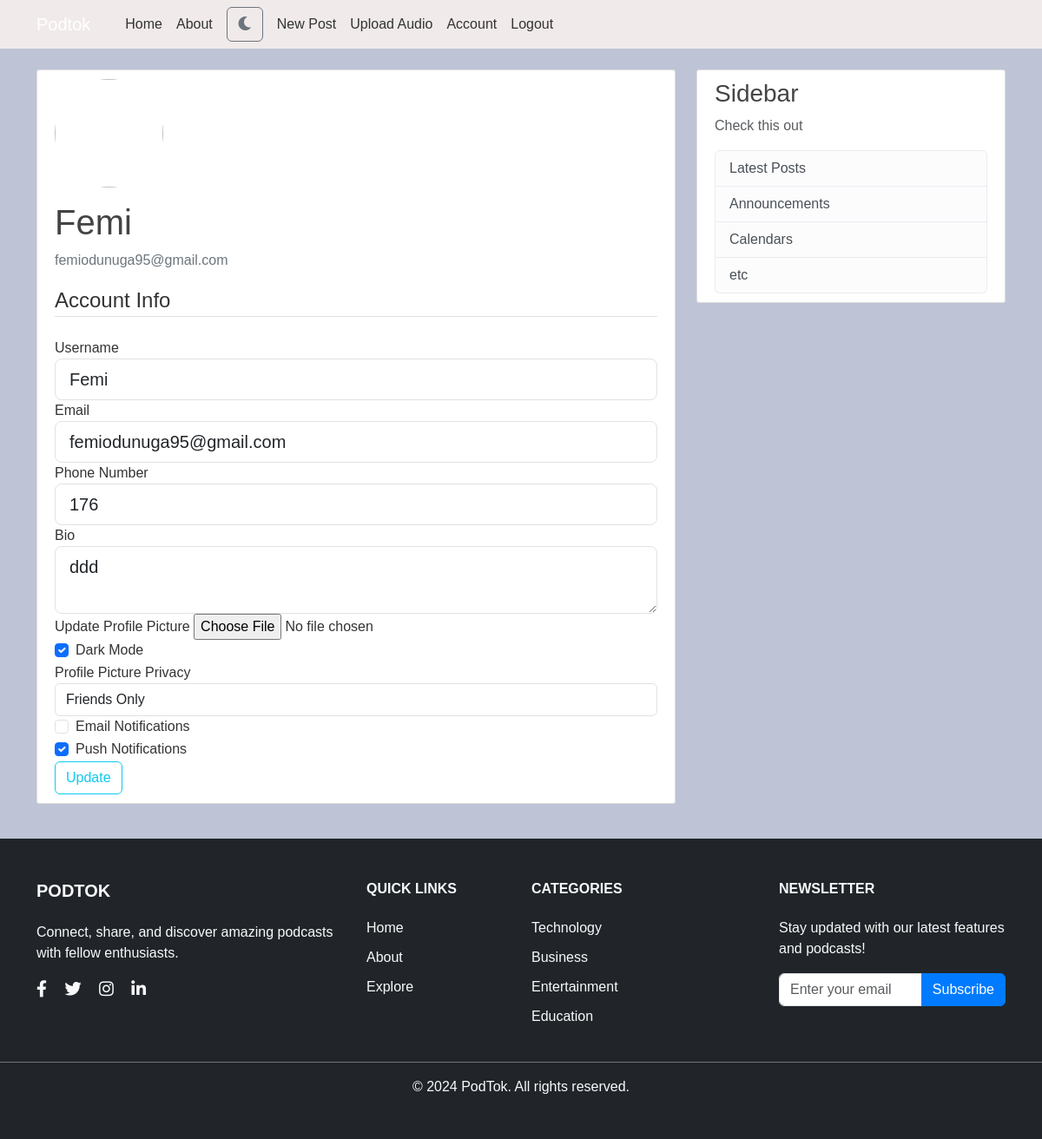
Page /account (signed in) on the committed database.
### podtok/models.py (models this page shows, shortened)
class User(db.Model, UserMixin):
    id = db.Column(db.Integer, primary_key=True)
    username = db.Column(db.String(20), unique=True, nullable=False)
    email = db.Column(db.String(120), unique=True, nullable=False)
    image_file = db.Column(db.String(20), nullable=False, default='default.jpg')
    password = db.Column(db.String(60), nullable=False)
    bio = db.Column(db.Text)
    join_date = db.Column(db.DateTime, nullable=False, default=datetime.utcnow)
    dark_mode = db.Column(db.Boolean, default=False)
    profile_pic_privacy = db.Column(db.String(20), default='public')
    notification = db.Column(db.Boolean, default=False)
    email_notifications = db.Column(db.Boolean, default=True)
    push_notifications = db.Column(db.Boolean, default=True)
    phone_number = db.Column(db.String(15), nullable=True)
    posts = db.relationship('Post', backref='author', lazy=True)
    podcasts = db.relationship('Podcast', backref='creator', lazy=True)
    audios = db.relationship('Audio', backref='author', lazy=True)
    theme_preference = db.Column(db.String(10), default='light')

### podtok/users/routes.py (the view)
@users.route("/account", methods=['GET', 'POST'])
@login_required
def account():
    form = UpdateAccountForm()
    if form.validate_on_submit():
        if form.picture.data:
            picture_file = save_picture(form.picture.data)
            current_user.image_file = picture_file
        current_user.username = form.username.data
        current_user.email = form.email.data
        current_user.phone_number = form.phone_number.data
        current_user.bio = form.bio.data
        current_user.dark_mode = form.dark_mode.data
        current_user.profile_pic_privacy = form.profile_pic_privacy.data
        current_user.notification = form.email_notifications.data
        current_user.push_notifications = form.push_notifications.data
        db.session.commit()
        flash('Your account has been updated!', 'success')
        return redirect(url_for('users.account'))
    elif request.method == 'GET':
        form.username.data = current_user.username
        form.email.data = current_user.email
        form.phone_number.data = current_user.phone_number
        form.bio.data = current_user.bio
        form.dark_mode.data = current_user.dark_mode
        form.profile_pic_privacy.data = current_user.profile_pic_privacy
        form.email_notifications.data = current_user.notification
        form.push_notifications.data = current_user.push_notifications
    image_file = url_for('static', filename='profile_pics/' + current_user.image_file)
    return render_template('account.html', title='Account', image_file=image_file, form=form)

### podtok/users/forms.py (shortened to what this page needs)
class UpdateAccountForm(FlaskForm):
    username = StringField('Username',
                           validators=[DataRequired(), Length(min=3, max=20)])
    email = StringField('Email',
                        validators=[DataRequired(), Email()])
    phone_number = StringField('Phone Number', validators=[Length(max=20)])
    bio = TextAreaField('Bio', validators=[Length(max=500)])
    picture = FileField('Update Profile Picture', validators=[FileAllowed(['jpg', 'png'])])
    dark_mode = BooleanField('Dark Mode')
    profile_pic_privacy = SelectField('Profile Picture Privacy', choices=[('public', 'Public'), ('friends', 'Friends Only'), ('private', 'Private')])
    email_notifications = BooleanField('Email Notifications')
    push_notifications = BooleanField('Push Notifications')
    submit = SubmitField('Update')

### podtok/models.py (called while the page is built)
@login_manager.user_loader
def load_user(user_id):
    return User.query.get(int(user_id))

### podtok/templates/account.html (shortened to what this page needs)
{% extends "base.html" %}
{% block content %}
    <div class="content-section">
        <div class="media">
        <img class="rounded-circle account-img" src="{{ image_file }}">
        <div class="media-body">
            <h2 class="account-heading">{{ current_user.username }}</h2>
            <p class="text-secondary">{{ current_user.email }}</p>
        </div>
        </div>
            <form method="POST" action="{{ url_for('users.account') }}" enctype="multipart/form-data">
                <fieldset class="form-group">
                    <legend class="border-bottom mb-4"> Account Info</legend>
                    <div class="form-group">
                        {{ form.username.label(class="form-control-label") }}
                        {% if form.username.errors %}
                            {{ form.username(class="form-control form-control-lg is-invalid") }}
                            <div class="invalid-feedback">
                                {% for error in form.username.errors %}
                                    <span>{{ error }}</span>
                                {% endfor %}
                            </div>
                        {% else %}
                            {{ form.username(class="form-control form-control-lg") }}
                        {% endif %}
                    </div>
                    <div class="form-group">
                        {{ form.email.label(class="form-control-label") }}
                        {% if form.email.errors %}
                            {{ form.email(class="form-control form-control-lg is-invalid") }}
                            <div class="invalid-feedback">
                                {% for error in form.email.errors %}
                                    <span>{{ error }}</span>
                                {% endfor %}
                            </div>
                        {% else %}
                            {{ form.email(class="form-control form-control-lg") }}
                        {% endif %}
                    </div>
                    <div class="form-group">
                        {{ form.phone_number.label(class="form-control-label") }}
                        {{ form.phone_number(class="form-control form-control-lg") }}
                    </div>
                    <div class="form-group">
                        {{ form.bio.label(class="form-control-label") }}
                        {{ form.bio(class="form-control form-control-lg") }}
                    </div>
                    <div class="form-group">
                        {{ form.picture.label() }}
                        {{ form.picture(class="form-control-file") }}
                    </div>
                    <div class="form-check">
                        {{ form.dark_mode(class="form-check-input") }}
                        {{ form.dark_mode.label(class="form-check-label") }}
                    </div>
                    <div class="form-group">
                        {{ form.profile_pic_privacy.label(class="form-control-label") }}
                        {{ form.profile_pic_privacy(class="form-control") }}
                    </div>
                    <div class="form-check">
                        {{ form.email_notifications(class="form-check-input") }}
                        {{ form.email_notifications.label(class="form-check-label") }}
                    </div>
                    <div class="form-check">
                        {{ form.push_notifications(class="form-check-input") }}
                        {{ form.push_notifications.label(class="form-check-label") }}
                    </div>
                </fieldset>
                <div class="form-group">
                    {{ form.submit(class="btn btn-outline-info") }}
                </div>
            </form>
        </div>
{% endblock content %}

### podtok/static/main.css (style rules this page uses)
body { background: var(--background-color); color: var(--text-color); margin-top: 5rem; font-family: Arial, sans-serif; }
h1, h2, h3, h4, h5, h6 { color: var(--heading-color); }
:root { --background-color: #bec4d6; --text-color: #333333; --heading-color: #444444; --link-color: #007bff; --link-hover-color: #0056b3; --card-background: #ffffff; --footer-background: #f8f9fa; transition: background-color 0.3s ease, color 0.3s ease; }
.content-section { background: var(--card-background); padding: 10px 20px; border: 1px solid #dddddd; border-radius: 3px; margin-bottom: 20px; }
.rounded-circle { border-radius: 50% !important; }
.account-img { height: 125px; width: 125px; margin-right: 20px; margin-bottom: 16px; }
.account-heading { font-size: 2.5rem; }
body, .content-section, .navbar, .footer { transition: background-color 0.3s ease, color 0.3s ease; }

### rows in the picture
User: username "Femi", email "femiodunuga95@gmail.com", phone_number "176", bio "ddd", dark_mode "☑", profile_pic_privacy "Friends Only", push_notifications "☑"
